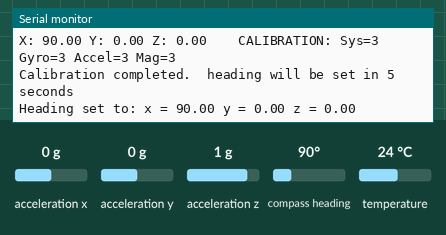
Bench run of a sketch on a simulated Arduino Uno, built with avr-gcc and run on an emulated ATmega328P. Parts: the last lines printed to the serial monitor. Inputs (shaded band) come from the test bench; at power-on: acceleration x 0 g, acceleration y 0 g, acceleration z 1 g, compass heading 90°, temperature 24 °C.

Above: at 8.4 s.
8.5 s: acceleration x set to -1.4 g
At 10.1 s:
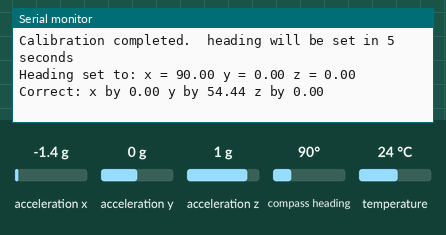
11.6 s: acceleration y set to -1.4 g
At 12.9 s:
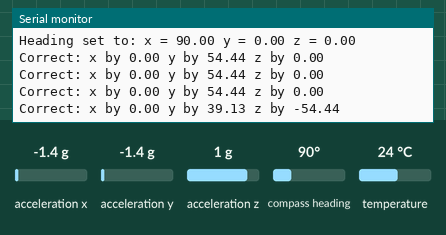
13.1 s: acceleration z set to -1.4 g
At 13.9 s:
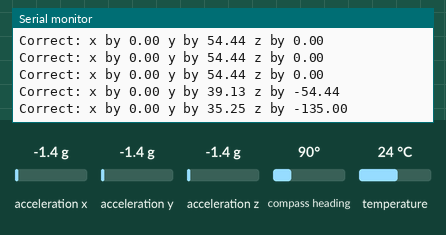
14.6 s: compass heading set to 7°
At 15.7 s:
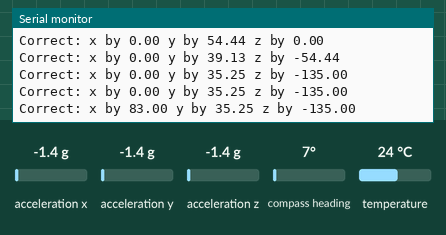
Timing chart, 0 to 17.1 s (numbered marks = the images above; inputs shaded):
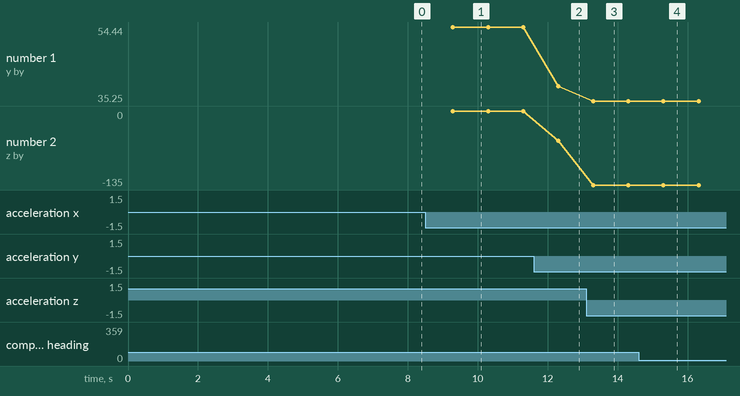

The sketch:

IMU_adapted.ino
```cpp
#include <Wire.h>
#include <Adafruit_Sensor.h>
#include <Adafruit_BNO055.h>
#include <utility/imumaths.h>

/* This driver reads raw data from the BNO055

   Connections
   ===========
   Connect SCL to analog 5
   Connect SDA to analog 4
   Connect VDD to 3.3V DC
   Connect GROUND to common ground

   History
   =======
   2015/MAR/03  - First release (KTOWN)
*/

/* Set the delay between fresh samples */
#define BNO055_SAMPLERATE_DELAY_MS (100)

// Check I2C device address and correct line below (by default address is 0x29 or 0x28)
//                                   id, address
Adafruit_BNO055 bno = Adafruit_BNO055(-1, 0x28);

double heading[3];

void calibrate(void)
{
  while(1){

  // Possible vector values can be:
  // - VECTOR_ACCELEROMETER - m/s^2
  // - VECTOR_MAGNETOMETER  - uT
  // - VECTOR_GYROSCOPE     - rad/s
  // - VECTOR_EULER         - degrees
  // - VECTOR_LINEARACCEL   - m/s^2
  // - VECTOR_GRAVITY       - m/s^2
  imu::Vector<3> euler = bno.getVector(Adafruit_BNO055::VECTOR_EULER);

  /* Display the floating point data */
  Serial.print("X: ");
  Serial.print(euler.x());
  Serial.print(" Y: ");
  Serial.print(euler.y());
  Serial.print(" Z: ");
  Serial.print(euler.z());
  Serial.print("\t\t");

  /*
  // Quaternion data
  imu::Quaternion quat = bno.getQuat();
  Serial.print("qW: ");
  Serial.print(quat.w(), 4);
  Serial.print(" qX: ");
  Serial.print(quat.x(), 4);
  Serial.print(" qY: ");
  Serial.print(quat.y(), 4);
  Serial.print(" qZ: ");
  Serial.print(quat.z(), 4);
  Serial.print("\t\t");
  */

  /* Display calibration status for each sensor. */
  uint8_t system, gyro, accel, mag = 0;
  bno.getCalibration(&system, &gyro, &accel, &mag);
  Serial.print("CALIBRATION: Sys=");
  Serial.print(system, DEC);
  Serial.print(" Gyro=");
  Serial.print(gyro, DEC);
  Serial.print(" Accel=");
  Serial.print(accel, DEC);
  Serial.print(" Mag=");
  Serial.println(mag, DEC);

  delay(BNO055_SAMPLERATE_DELAY_MS);

  if(system == 3)break;

  }
}

void setHeading(void){
    imu::Vector<3> euler = bno.getVector(Adafruit_BNO055::VECTOR_EULER);

    double x = 0;
    double y = 0;
    double z = 0;

    for(int i = 1; i<101; i++){
        euler = bno.getVector(Adafruit_BNO055::VECTOR_EULER);
        x += euler.x();
        y += euler.y();
        z += euler.z();
    }

    heading[0] = x/100;
    heading[1] = y/100;
    heading[2] = z/100;

}

/**************************************************************************/
/*
    Arduino setup function (automatically called at startup)
*/
/**************************************************************************/
void setup(void)
{
  Serial.begin(115200);
  Serial.println("Orientation Sensor Raw Data Test"); Serial.println("");

  /* Initialise the sensor */
  if(!bno.begin())
  {
    /* There was a problem detecting the BNO055 ... check your connections */
    Serial.print("Ooops, no BNO055 detected ... Check your wiring or I2C ADDR!");
    while(1);
  }

  delay(1000);

  /* Display the current temperature */
  int8_t temp = bno.getTemp();
  Serial.print("Current Temperature: ");
  Serial.print(temp);
  Serial.println(" C");
  Serial.println("");

  bno.setExtCrystalUse(true);

  Serial.println("Calibration status values: 0=uncalibrated, 3=fully calibrated");
  calibrate();
  Serial.println("Calibration completed.  heading will be set in 5 seconds");
  delay(5000);
  setHeading();
  Serial.print("Heading set to: x = ");
  Serial.print(heading[0]);
  Serial.print(" y = ");
  Serial.print(heading[1]);
  Serial.print(" z = ");
  Serial.println(heading[2]);
  delay(1000);
}

/**************************************************************************/
/*
    Arduino loop function, called once 'setup' is complete (your own code
    should go here)
*/
/**************************************************************************/

void loop(void){

    imu::Vector<3> euler = bno.getVector(Adafruit_BNO055::VECTOR_EULER);
    double correction[] = {0,0,0};

    if(euler.x() < heading[0]-5 || euler.x()>heading[0]+5){
        correction[0] = heading[0]-euler.x();
    }
    if(euler.y() < heading[1]-5 || euler.y() > heading[1]+5){
        correction[1] = heading[1] - euler.y();
    }
    if(euler.z() < heading[2]-5 || euler.z() > heading[2]+5){
        correction[2] = heading[2] - euler.z();
    }

    if(correction[0] != 0 || correction[1] != 0 || correction[2] != 0){
        Serial.print("Correct: x by ");
        Serial.print(correction[0]);
        Serial.print(" y by ");
        Serial.print(correction[1]);
        Serial.print(" z by ");
        Serial.println(correction[2]);
    }

    delay(1000);

}
```

Measured:
- after the input at 8.5 s, the serial monitor: prints a new line after 0.79 s (image 1)
- after the input at 11.6 s, the serial monitor: prints a new line after 0.70 s (image 2)
- after the input at 13.1 s, the serial monitor: prints a new line after 0.20 s (image 3)
- after the input at 14.6 s, the serial monitor: prints a new line after 0.71 s (image 4)
- plotted number 1: 54.44 → 39.13 after the input at 11.6 s, 39.13 → 35.25 after the input at 13.1 s
- plotted number 2: 0 → -54.44 after the input at 11.6 s, -54.44 → -135 after the input at 13.1 s
